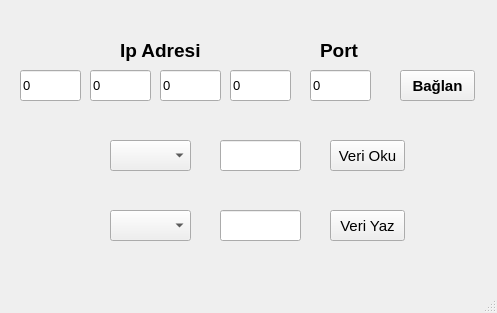
<?xml version="1.0" encoding="UTF-8"?>
<ui version="4.0">
 <class>MainWindow</class>
 <widget class="QMainWindow" name="MainWindow">
  <property name="geometry">
   <rect>
    <x>0</x>
    <y>0</y>
    <width>497</width>
    <height>313</height>
   </rect>
  </property>
  <property name="windowTitle">
   <string>MainWindow</string>
  </property>
  <widget class="QWidget" name="centralwidget">
   <widget class="QLabel" name="label">
    <property name="geometry">
     <rect>
      <x>120</x>
      <y>40</y>
      <width>91</width>
      <height>21</height>
     </rect>
    </property>
    <property name="font">
     <font>
      <pointsize>14</pointsize>
      <weight>75</weight>
      <bold>true</bold>
     </font>
    </property>
    <property name="text">
     <string>Ip Adresi</string>
    </property>
   </widget>
   <widget class="QPushButton" name="btnConnect">
    <property name="geometry">
     <rect>
      <x>400</x>
      <y>70</y>
      <width>75</width>
      <height>31</height>
     </rect>
    </property>
    <property name="font">
     <font>
      <pointsize>11</pointsize>
      <weight>75</weight>
      <bold>true</bold>
     </font>
    </property>
    <property name="text">
     <string>Bağlan</string>
    </property>
   </widget>
   <widget class="QComboBox" name="comRead">
    <property name="geometry">
     <rect>
      <x>110</x>
      <y>140</y>
      <width>81</width>
      <height>31</height>
     </rect>
    </property>
    <property name="font">
     <font>
      <pointsize>11</pointsize>
     </font>
    </property>
   </widget>
   <widget class="QPushButton" name="btnRead">
    <property name="geometry">
     <rect>
      <x>330</x>
      <y>140</y>
      <width>75</width>
      <height>31</height>
     </rect>
    </property>
    <property name="font">
     <font>
      <pointsize>11</pointsize>
      <weight>50</weight>
      <bold>false</bold>
     </font>
    </property>
    <property name="text">
     <string>Veri Oku</string>
    </property>
   </widget>
   <widget class="QPushButton" name="btnWrite">
    <property name="geometry">
     <rect>
      <x>330</x>
      <y>210</y>
      <width>75</width>
      <height>31</height>
     </rect>
    </property>
    <property name="font">
     <font>
      <pointsize>11</pointsize>
      <weight>50</weight>
      <bold>false</bold>
     </font>
    </property>
    <property name="text">
     <string>Veri Yaz</string>
    </property>
   </widget>
   <widget class="QComboBox" name="comWrite">
    <property name="geometry">
     <rect>
      <x>110</x>
      <y>210</y>
      <width>81</width>
      <height>31</height>
     </rect>
    </property>
    <property name="font">
     <font>
      <pointsize>11</pointsize>
     </font>
    </property>
   </widget>
   <widget class="QLineEdit" name="txtIpv1">
    <property name="geometry">
     <rect>
      <x>20</x>
      <y>70</y>
      <width>61</width>
      <height>31</height>
     </rect>
    </property>
    <property name="font">
     <font>
      <pointsize>10</pointsize>
     </font>
    </property>
    <property name="text">
     <string>0</string>
    </property>
   </widget>
   <widget class="QLineEdit" name="txtIpv2">
    <property name="geometry">
     <rect>
      <x>90</x>
      <y>70</y>
      <width>61</width>
      <height>31</height>
     </rect>
    </property>
    <property name="font">
     <font>
      <pointsize>10</pointsize>
     </font>
    </property>
    <property name="text">
     <string>0</string>
    </property>
   </widget>
   <widget class="QLineEdit" name="txtIpv3">
    <property name="geometry">
     <rect>
      <x>160</x>
      <y>70</y>
      <width>61</width>
      <height>31</height>
     </rect>
    </property>
    <property name="font">
     <font>
      <pointsize>10</pointsize>
     </font>
    </property>
    <property name="text">
     <string>0</string>
    </property>
   </widget>
   <widget class="QLineEdit" name="txtIpv4">
    <property name="geometry">
     <rect>
      <x>230</x>
      <y>70</y>
      <width>61</width>
      <height>31</height>
     </rect>
    </property>
    <property name="font">
     <font>
      <pointsize>10</pointsize>
     </font>
    </property>
    <property name="text">
     <string>0</string>
    </property>
   </widget>
   <widget class="QLineEdit" name="txtRead">
    <property name="geometry">
     <rect>
      <x>220</x>
      <y>140</y>
      <width>81</width>
      <height>31</height>
     </rect>
    </property>
    <property name="font">
     <font>
      <pointsize>11</pointsize>
      <weight>75</weight>
      <bold>true</bold>
     </font>
    </property>
   </widget>
   <widget class="QLineEdit" name="txtWrite">
    <property name="geometry">
     <rect>
      <x>220</x>
      <y>210</y>
      <width>81</width>
      <height>31</height>
     </rect>
    </property>
    <property name="font">
     <font>
      <pointsize>11</pointsize>
      <weight>75</weight>
      <bold>true</bold>
     </font>
    </property>
   </widget>
   <widget class="QLineEdit" name="txtPort">
    <property name="geometry">
     <rect>
      <x>310</x>
      <y>70</y>
      <width>61</width>
      <height>31</height>
     </rect>
    </property>
    <property name="font">
     <font>
      <pointsize>10</pointsize>
     </font>
    </property>
    <property name="text">
     <string>0</string>
    </property>
   </widget>
   <widget class="QLabel" name="label_2">
    <property name="geometry">
     <rect>
      <x>320</x>
      <y>40</y>
      <width>51</width>
      <height>21</height>
     </rect>
    </property>
    <property name="font">
     <font>
      <pointsize>14</pointsize>
      <weight>75</weight>
      <bold>true</bold>
     </font>
    </property>
    <property name="text">
     <string>Port</string>
    </property>
   </widget>
  </widget>
  <widget class="QMenuBar" name="menubar">
   <property name="geometry">
    <rect>
     <x>0</x>
     <y>0</y>
     <width>497</width>
     <height>21</height>
    </rect>
   </property>
  </widget>
  <widget class="QStatusBar" name="statusbar"/>
 </widget>
 <resources/>
 <connections/>
</ui>
